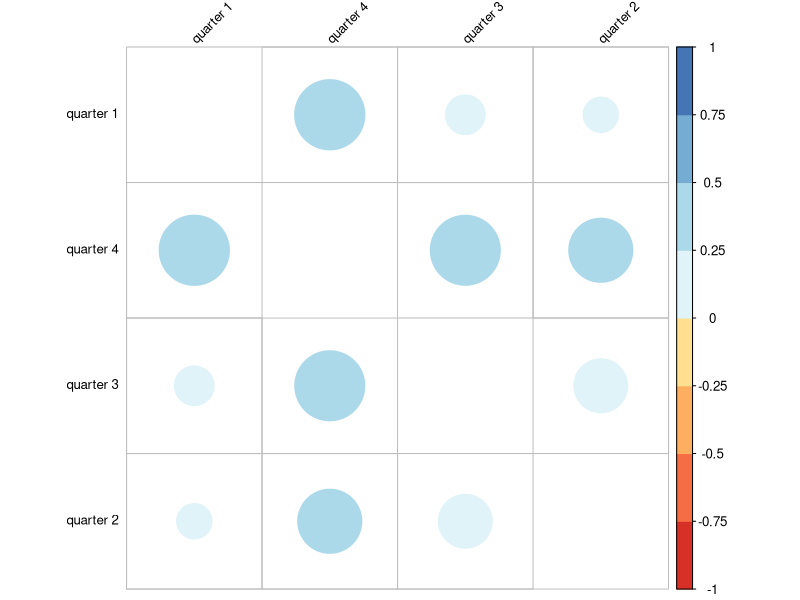

R code for this plot:
###############################################################################
# Analysis of the hospital data set 
# Gabriel Dennis
###############################################################################
rm(list = ls())
gc()
library(tidyverse)
library(readxl)
# Load in the data 
df <- read.csv('data/hospital.csv')

df <- df[, c(-1, -2)]
names(df) <- c("age", "gender", "smoking",
               "quarter 1", "quarter 2", "quarter 3", "quarter 4")



library(RColorBrewer)
corrplot::corrplot(cor(df[, 4:ncol(df)]), order = "AOE", tl.col = "black",  tl.srt = 45,tl.cex = 0.8, diag = FALSE,
                   col=brewer.pal(n=8, name="RdYlBu"))
